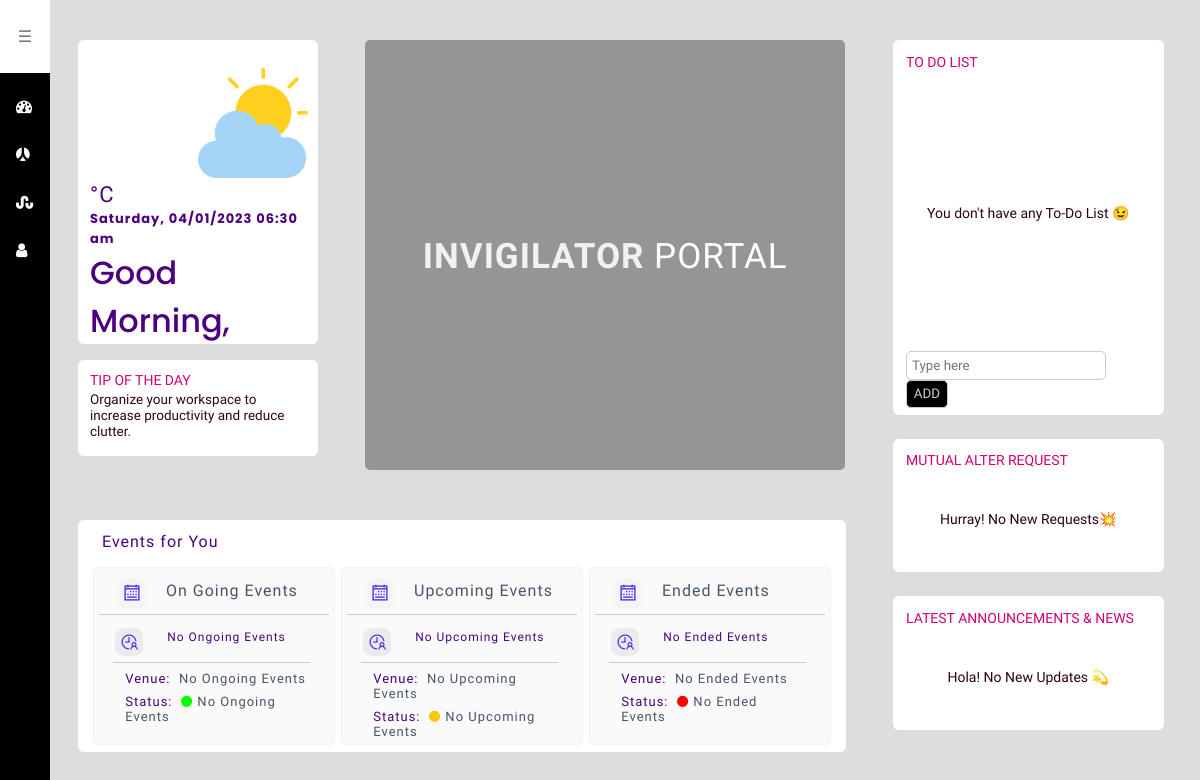
/index.php (signed in), run on an earlier commit of the app's database.
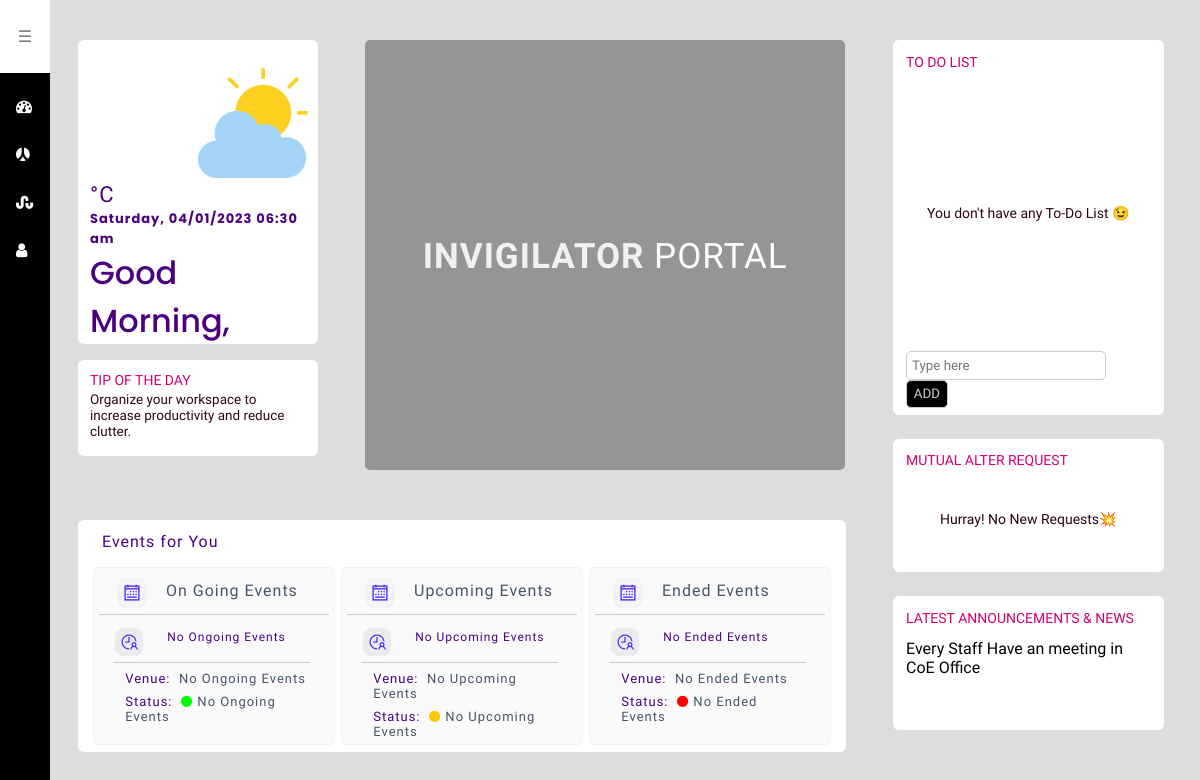
And on a later commit of the database.
### tables this page shows
CREATE TABLE IF NOT EXISTS `latest_announcements` (
  `id` int NOT NULL AUTO_INCREMENT,
  `announcements` longtext,
  PRIMARY KEY (`id`),
  UNIQUE KEY `id_UNIQUE` (`id`)
);

### index.php (the view, shortened to what the rows shown need)
<?php
include 'config.php';
?>
<!DOCTYPE html>
<html lang="en">
<head>
    <link rel="stylesheet" href="./css/new_style.css" />
    <link rel='stylesheet' href='https://cdnjs.cloudflare.com/ajax/libs/font-awesome/4.7.0/css/font-awesome.css'>
</head>
<body>
    <div class="ini">
        <div class="initial_0">
            <div class="initial">
                <div class="initial_1">
                    <div class="greet">
                        <?php
                        $greeting_time = date('H:i', time());
                        ?>
                        <?php
                        if ($greeting_time <= '11:59' and $greeting_time >= '00:00')
                            echo "<h1>Good Morning,</h1>";
                        elseif ($greeting_time >= '12:00' and $greeting_time <= '17:00')
                            echo "<h1>Good Afternoon,</h1>";
                        else
                            echo "<h1>Good Evening,</h1>";
                        ?>
                    </div>
                </div>
                <div class="color_box">
                    <h2>Invigilator <span>Portal</span></h2>
                </div>
            </div>
    </div>
    <div class="init">
        <div class="initia">
            <h5>LATEST ANNOUNCEMENTS & NEWS</h5>
            <?php
            $sql = "SELECT * from `invigilation`.`latest_announcements` ORDER BY id DESC LIMIT 1";
            $result = mysqli_query($link, $sql);
            if ($result->num_rows > 0) {
                while ($row = mysqli_fetch_assoc($result)) {
                    if ($row['announcements'] != null) { ?>
                        <p style="margin-top: 10px;"><?php echo $row['announcements'] ?></p>
            <?php
                    }
                }
            } else {
                echo "<h3>Hola! No New Updates 💫</h3>";
            }
            ?>
            <div id="chartContainer" style="height: 370px; width: 100%;"></div>
        </div>
    </div>
    </div>
</body>
</html>

What changed in the data, as far as the page shows it:
added latest_announcements: announcements "Every Staff Have an meeting in CoE Office"
Also different on the page:
text no longer shown: "Hola! No New Updates 💫"
